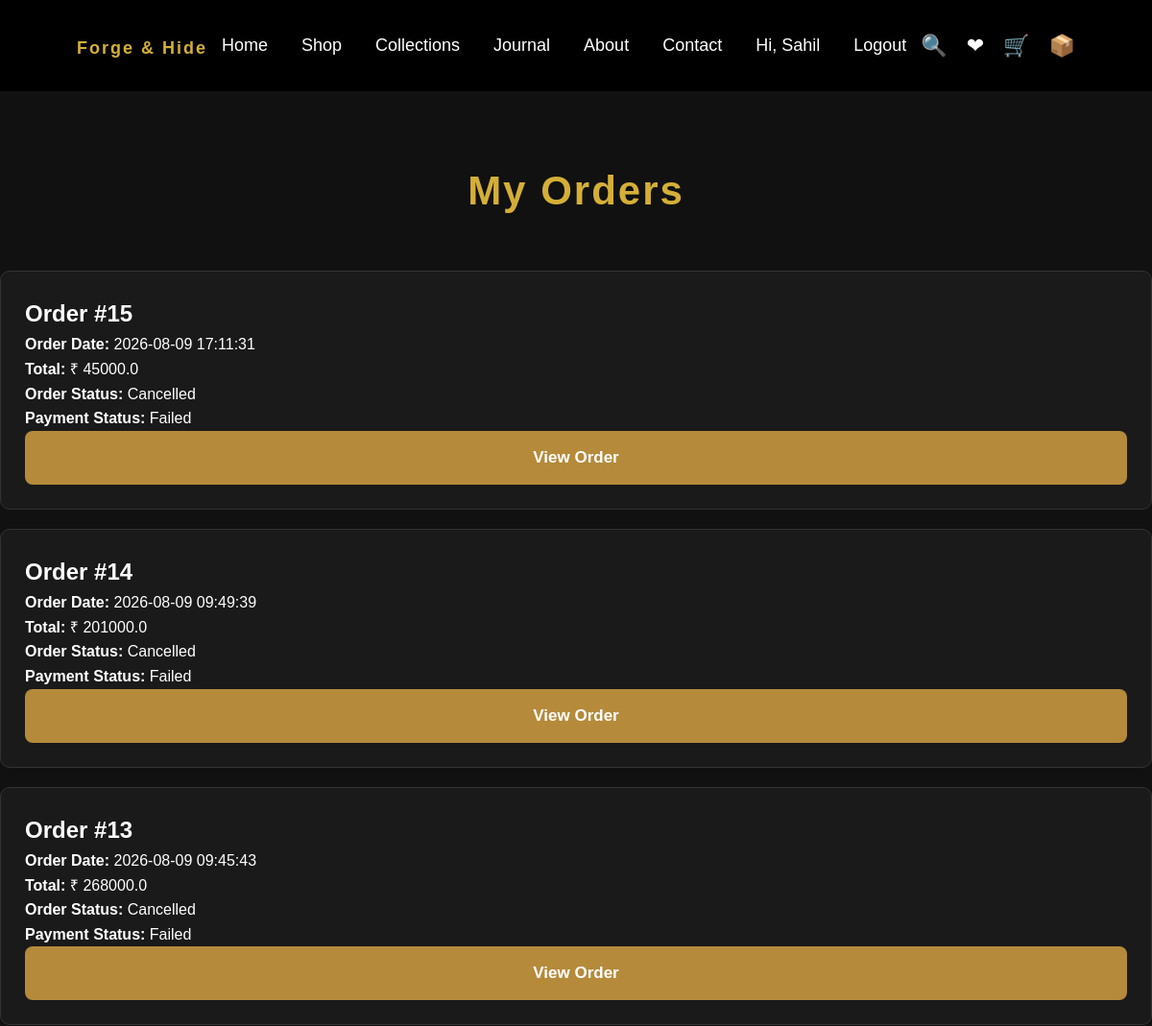
The app's page /my-orders (signed in, upper part), older data.
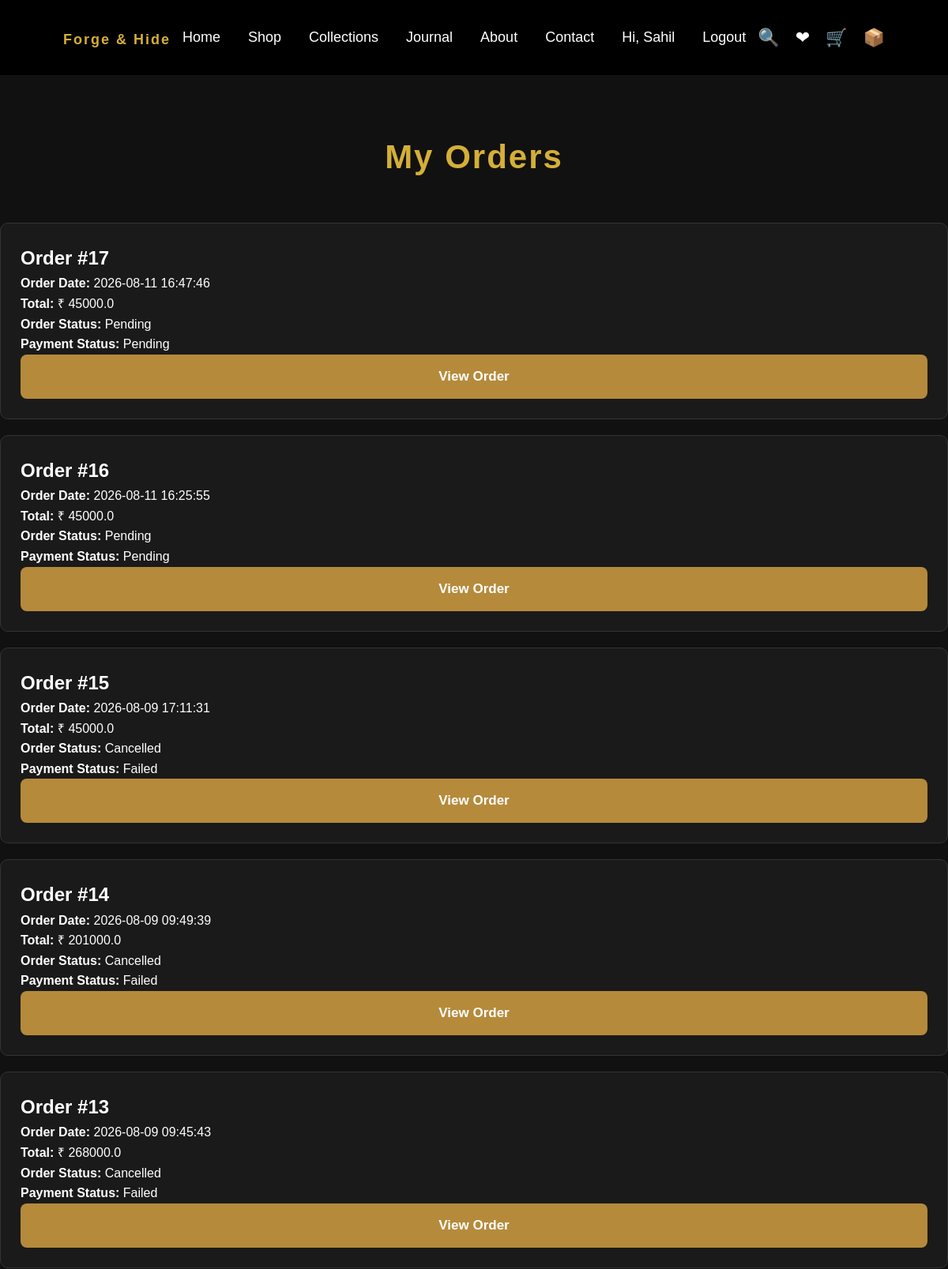
The same page, newer data.
### models.py (models this page shows, shortened)
class Order(db.Model):
    __tablename__ = "orders"
    id = db.Column(
        db.Integer,
        primary_key=True
    )
    customer_id = db.Column(
        db.Integer,
        db.ForeignKey("customers.id"),
        nullable=False
    )
    total_amount = db.Column(
        db.Float,
        nullable=False,
        default=0
    )
    status = db.Column(
        db.String(50),
        default="Pending"
    )
    payment_status = db.Column(
        db.String(50),
        default="Pending"
    )
    stock_restored = db.Column(
    db.Boolean,
    default=False,
    nullable=True
    )
    shipping_name = db.Column(
        db.String(200),
        nullable=False
    )
    shipping_phone = db.Column(
        db.String(30),
        nullable=False
    )
    shipping_address = db.Column(
        db.Text,
        nullable=False
    )
    city = db.Column(
        db.String(100),
        nullable=False
    )
    state = db.Column(
        db.String(100),
        nullable=False
    )
    pincode = db.Column(
        db.String(20),
        nullable=False
    )
    created_at = db.Column(
        db.DateTime,
        server_default=func.now()
    )
    customer = db.relationship(
        "Customer",
        backref="orders"
    )
    items = db.relationship(
        "OrderItem",
        back_populates="order",
        cascade="all, delete-orphan"
    )

### app.py (the view)
@app.route("/my-orders")
@customer_required
def my_orders():
    orders = Order.query.filter_by(
        customer_id=session.get("customer_id")
    ).order_by(
        Order.created_at.desc()
    ).all()
    return render_template(
        "my_orders.html",
        orders=orders
    )

### app.py (called while the page is built)
def customer_required(f):
    @wraps(f)
    def decorated_function(*args, **kwargs):
        if not session.get("customer_id"):
            return redirect(url_for("login"))
        return f(*args, **kwargs)
    return decorated_function

@app.context_processor
def inject_cart_count():
    cart_count = 0
    if current_user.is_authenticated:
        cart_items = Cart.query.filter_by(
            customer_id=current_user.id
        ).all()
        for item in cart_items:
            cart_count += item.quantity
    return {
        "cart_count": cart_count
    }

@app.after_request
def add_no_cache_headers(response):
    response.headers["Cache-Control"] = "no-store, no-cache, must-revalidate, max-age=0"
    response.headers["Pragma"] = "no-cache"
    response.headers["Expires"] = "0"
    return response

### templates/my_orders.html (shortened to what this page needs)
{% extends "base.html" %}
{% block content %}
<h1 class="section-title">
    My Orders
</h1>
{% if orders %}
<div style="margin-top:40px;">
{% for order in orders %}
<div style="
    background:#1a1a1a;
    padding:25px;
    margin-bottom:20px;
    border-radius:10px;
    border:1px solid #333;
">
    <h2>
        Order #{{ order.id }}
    </h2>
    <p>
        <strong>Order Date:</strong>
        {{ order.created_at }}
    </p>
    <p>
        <strong>Total:</strong>
        ₹ {{ order.total_amount }}
    </p>
    <p>
        <strong>Order Status:</strong>
        {{ order.status }}
    </p>
    <p>
        <strong>Payment Status:</strong>
        {{ order.payment_status }}
    </p>
    <a href="{{ url_for('order_details', order_id=order.id) }}">
    <button class="hero-button">
        View Order
    </button>
    </a>
</div>
{% endfor %}
</div>
{% else %}
<h2>
    You have no orders yet.
</h2>
{% endif %}
{% endblock %}

Row changes from the older to the newer data that the page shows:
added Order: id "17", created_at "2026-08-11 16:47:46", total_amount "45000.0", status "Pending", payment_status "Pending"
added Order: id "16", created_at "2026-08-11 16:25:55", total_amount "45000.0", status "Pending", payment_status "Pending"
